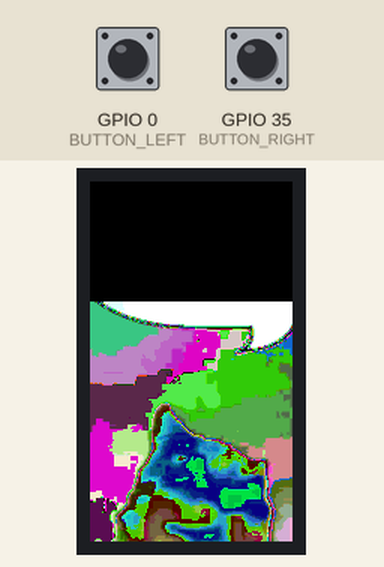
Recording of a sketch running on a simulated ESP32. Shown: 135×240 colour display. The test bench sets the inputs (shaded band); at power-on: GPIO 0 (BUTTON_LEFT) HIGH, GPIO 35 (BUTTON_RIGHT) HIGH. WiFi joins after 1.5 s; servers stay silent unless stated; what the sketch prints to the serial monitor is not drawn.

Above: at 0.3 s.

The sketch:

cat.ino
```cpp
/**************************************************************************
HTTP Request Example
Fetch a random color palette from colormind.io and draw the colors on the display

To fetch a new color, press either button on the LILYGO (GPIO 0 or 35)
**************************************************************************/
#include "TFT_eSPI.h"
#include <WiFi.h>
#include <HTTPClient.h>
#include <Arduino_JSON.h>

// TODO: replace with your own SSID & Password
const char* ssid = "Columbia University";
const char* password = "";

#define BUTTON_LEFT 0
#define BUTTON_RIGHT 35

#include "image.h"
uint16_t imageW=183;
uint16_t imageH=182;

int WIDTH=135;
int HEIGHT=240;

volatile bool leftButtonPressed = false;
volatile bool rightButtonPressed = false;

TFT_eSPI tft = TFT_eSPI();
TFT_eSprite bg = TFT_eSprite(&tft);
TFT_eSprite catSprite = TFT_eSprite(&tft);

void setup() {
  Serial.begin(115200);

  // setup our display
  tft.begin();
  tft.setRotation(2);  // 1 = landscape, 2 = portrait
  tft.fillScreen(TFT_BLACK);
  tft.setSwapBytes(true);

  bg.createSprite(WIDTH, HEIGHT);
  bg.setSwapBytes(true);

  catSprite.createSprite(WIDTH, HEIGHT);
  bg.fillSprite(TFT_BLACK);
  catSprite.pushImage(0, 0, imageW, imageH, image);
  catSprite.pushToSprite(&bg, (int)0, (int)80, TFT_BLACK);
  bg.pushSprite(0, 0);

  Serial.print("display dimensions: ");
  Serial.print(tft.width());
  Serial.print(" x ");
  Serial.println(tft.height());

  // connect to wifi
  WiFi.begin(ssid, password);
  while (WiFi.status() != WL_CONNECTED) {
    delay(1000);
    Serial.println("Connecting to WiFi...");
  }

  Serial.print("Connected to WiFi network with IP Address: ");
  Serial.println(WiFi.localIP());

  // Send the HTTP POST request
  if (WiFi.status() == WL_CONNECTED) {
    fetchCat();
  } else {
    Serial.println("WiFi not connected");
  }

  // setup our buttons
  pinMode(BUTTON_LEFT, INPUT_PULLUP);
  pinMode(BUTTON_RIGHT, INPUT_PULLUP);
  attachInterrupt(digitalPinToInterrupt(BUTTON_LEFT), pressedLeftButton, FALLING);
  attachInterrupt(digitalPinToInterrupt(BUTTON_RIGHT), pressedRightButton, FALLING);
}

void fetchCat() {
    HTTPClient http;

    String url = "https://meowfacts.herokuapp.com/";
    http.begin(url);

    // Send the request
    int httpResponseCode = http.GET();

    // Check the response
    if (httpResponseCode > 0) {
      String response = http.getString();
      Serial.println(response);
      JSONVar responseJSON = JSON.parse(response);

      if (JSON.typeof(responseJSON) == "undefined") {
        Serial.println("Parsing input failed!");
        return;
      }

      Serial.println(responseJSON);
      JSONVar keys = responseJSON.keys();

      catSprite.createSprite(WIDTH, HEIGHT);
      bg.fillSprite(TFT_BLACK);
      catSprite.pushImage(0, 0, imageW, imageH, image);
      catSprite.pushToSprite(&bg, (int)0, (int)80, TFT_BLACK);
      bg.pushSprite(0, 0);

      JSONVar value = responseJSON[keys[0]];
      String valueString = JSON.stringify(value);
      String valueSubbed = valueString.substring(2, valueString.length() - 2);
      int y = 0;
      for(int i = 0; i < valueSubbed.length(); i+=22) {
        tft.drawString(valueSubbed.substring(i, i+22), 0, y);
        y += 10;
      }
    } else {
      Serial.println("Error on sending GET request");
    }

    // Free resources
    http.end();
}

void pressedLeftButton() {
  leftButtonPressed = true;
}

void pressedRightButton() {
  rightButtonPressed = true;
}

void loop() {
  // fetch colors when either button is pressed
  if (leftButtonPressed) {
    fetchCat();
    leftButtonPressed = false;
  }
  if (rightButtonPressed) {
    fetchCat();
    rightButtonPressed = false;
  }
}
```

Source omitted: image.h (data table, 322406 bytes)
